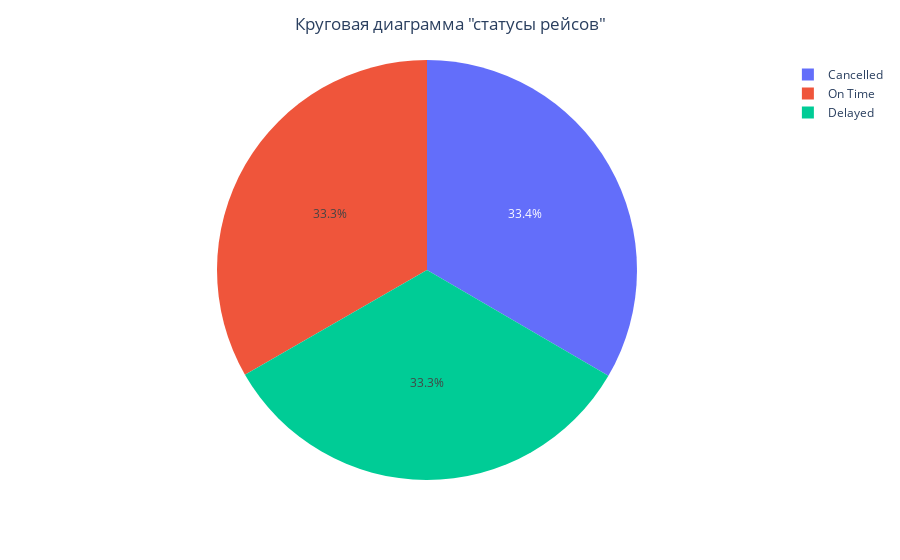

This figure's notebook cell:
### Code cell
fig = px.pie(df, names='Flight Status')
fig.update_layout(
    title_text='Круговая диаграмма "статусы рейсов"',
    title_x=0.5,  # Центрируем заголовок по горизонтали
)
# Отображаем диаграмму
fig.show()

### Figure 1 — Plotly figure (JSON) as saved in the notebook; plotly's stock layout.template omitted (floating-point values rounded to 4 significant figures; data arrays with more than 128 entries replaced by an {"elided": "..."} marker saying what was removed)
{"data": [{"domain": {"x": [0, 1], "y": [0, 1]}, "hovertemplate": "Flight Status=%{label}<extra></extra>", "labels": {"elided": "98619 str values"}, "legendgroup": "", "name": "", "showlegend": true, "type": "pie"}], "layout": {"legend": {"tracegroupgap": 0}, "margin": {"t": 60}, "title": {"text": "Круговая диаграмма \"статусы рейсов\"", "x": 0.5}}}
